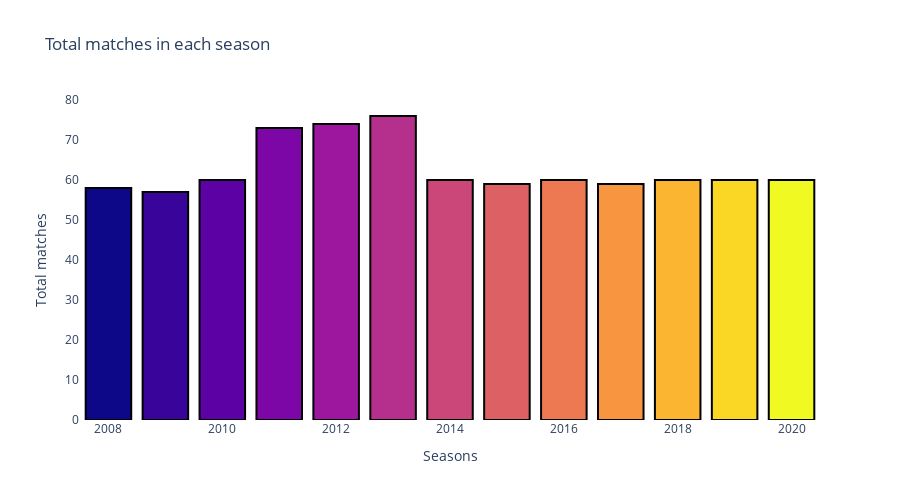

The code cell stored with this chart in its notebook:
### Code cell
#ToDo:  remove most nan cols
colr=np.arange(0,match_per_season.values.size/2)
fig=go.Figure(data=[go.Bar(y=match_per_season['matches'],x=match_per_season['season'], marker={'color':colr})], layout=go.Layout(title='Total matches in each season',
          xaxis=dict(title='Seasons'),
          yaxis = dict(title='Total matches')))
fig.data[0].marker.line.width = 2
fig.data[0].marker.line.color = "black" 
fig.update_layout(height=500,autosize=True ,plot_bgcolor='rgb(275, 275, 275)')

### Figure 1 — Plotly figure (JSON) as saved in the notebook; plotly's stock layout.template omitted (floating-point values rounded to 4 significant figures)
{"data": [{"marker": {"color": [0.0, 1.0, 2.0, 3.0, 4.0, 5.0, 6.0, 7.0, 8.0, 9.0, 10.0, 11.0, 12.0], "line": {"color": "black", "width": 2}}, "type": "bar", "x": [2008, 2009, 2010, 2011, 2012, 2013, 2014, 2015, 2016, 2017, 2018, 2019, 2020], "y": [58, 57, 60, 73, 74, 76, 60, 59, 60, 59, 60, 60, 60]}], "layout": {"autosize": true, "height": 500, "plot_bgcolor": "rgb(275, 275, 275)", "title": {"text": "Total matches in each season"}, "xaxis": {"title": {"text": "Seasons"}}, "yaxis": {"title": {"text": "Total matches"}}}}
